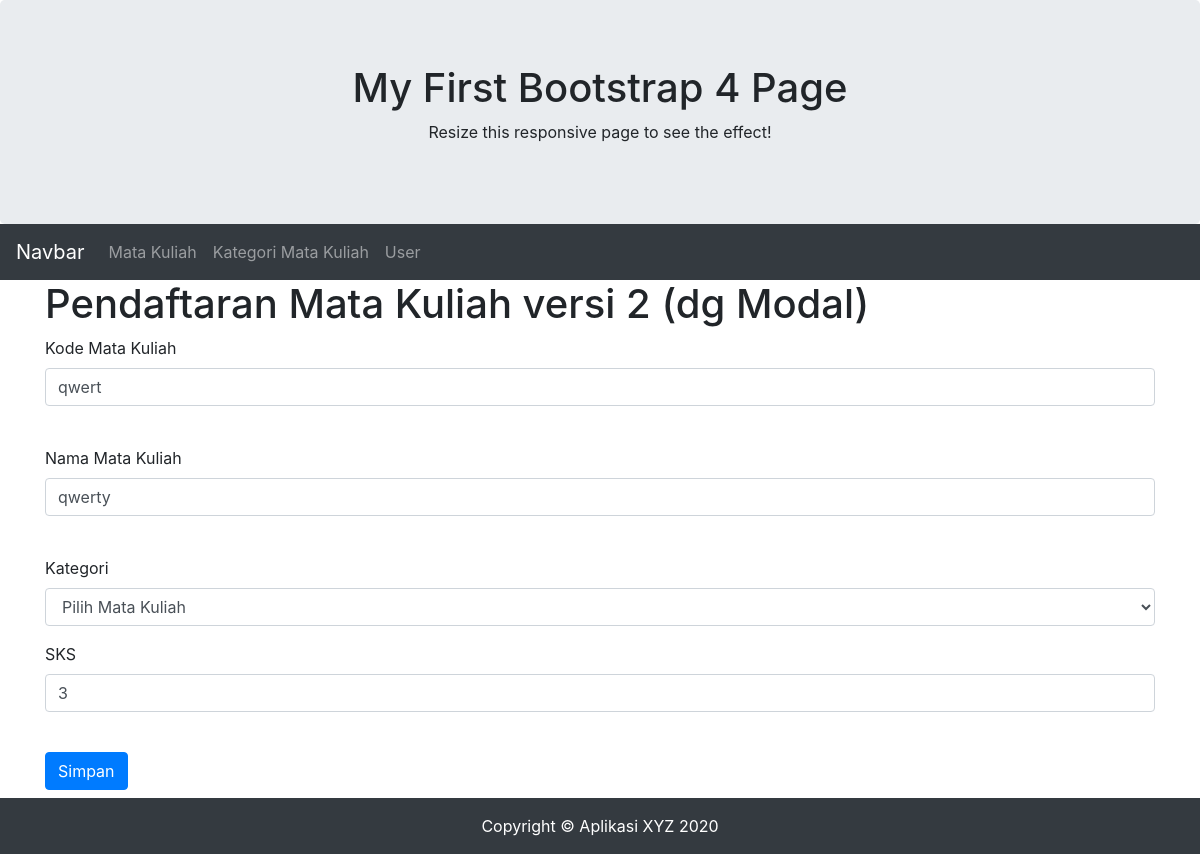
The page /pertemuan7/edit_mk2.php?kodemk=21 on the database its author committed.
### tables this page shows
CREATE TABLE `matakuliah` (
  `id` int(3) NOT NULL,
  `kode` varchar(10) NOT NULL,
  `nama` varchar(20) NOT NULL,
  `kategori` varchar(10) NOT NULL,
  `sks` int(2) NOT NULL
);

### pertemuan7/edit_mk2.php (the view, shortened to what this page needs)
<!DOCTYPE html>
<html lang="en">
<head>
    <link rel="stylesheet" href="https://stackpath.bootstrapcdn.com/bootstrap/4.5.2/css/bootstrap.min.css">
</head>
<body>
    <?php
        include_once "koneksi.php";
        include_once "header.php";
        if (isset($_GET["kodemk"])) {
            $kodemk = $_GET["kodemk"];
        $sql = "SELECT * FROM matakuliah WHERE id='".$kodemk."'";
        $runSQL = mysqli_query($conn, $sql);
        }
        else {
            header("location: listmatakuliah.php");
        }
    ?>
    <div class="container">
        <H1>Pendaftaran Mata Kuliah versi 2 (dg Modal)</H1>
    <?php
        if ($runSQL) {
            $jmlRowData = mysqli_num_rows($runSQL);
            if ($jmlRowData < 0) {
                echo "<tr><td colspan='5'>Data Tidak Terdapat Dalam Database</td></tr>";
                }
              else {
            while($row = mysqli_fetch_assoc($runSQL)) {
     ?>
        <form method="POST" id="updatematkul">
            <div class="form-group">
                <label>Kode Mata Kuliah</label><br>
                <input id="kode" class="form-control" type="text" name="kode" value="<?php echo $row['kode'] ?>" required><br>
            </div>
            <div class="form-group">
                <label>Nama Mata Kuliah</label><br>
                <input id="nama" class="form-control" type="text" name="nama" value="<?php echo $row['nama'] ?>" required><br>
            </div>
            <div class="form-group">
                <label>Kategori</label><br>
                <select id="kategori" class="form-control" name="kategori" required>
                    <option value="default" disabled selected="selected">Pilih Mata Kuliah</option>
                </select>
            </div>
            <div class="form-group">
                <label>SKS</label><br>
                <input id="sks" class="form-control" type="text" name="sks" value="<?php echo $row['sks'] ?>" required><br>
            </div>
            <input class="btn btn-primary" type="button" value="Simpan" id="tombol">
            <br>
        </form>
        <?php
                }
            }
        }
        ?>
    </div>
    <?php
        include_once 'footer.php'
    ?>
</body>
</html>

### rows shown on the page
matakuliah: kode "qwert", nama "qwerty", sks "3"
